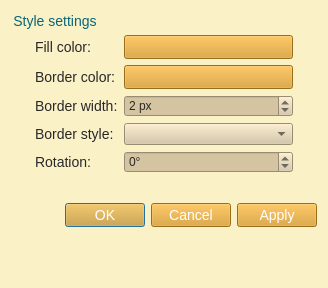
<?xml version="1.0" encoding="UTF-8"?>
<ui version="4.0">
 <class>StyleEditorDialog</class>
 <widget class="QDialog" name="StyleEditorDialog">
  <property name="geometry">
   <rect>
    <x>0</x>
    <y>0</y>
    <width>328</width>
    <height>288</height>
   </rect>
  </property>
  <property name="windowTitle">
   <string>Style editor</string>
  </property>
  <property name="styleSheet">
   <string notr="true">QWidget{
	background-color: #fbf1c7;
}
QMenuBar::item{
	background-color: #fbf1c7;
}
QDockWidget::title{
	background: #d5c4a1;
	padding-left: 5px;
}
QDockWidget, QMenuBar{
    color: #282828;
    font: bold 14px;
}
QTextEdit, QPlainTextEdit, QLineEdit, QSpinBox, QComboBox {
  background-color: #d5c4a1;
  color: #282828;
}
QTextEdit#uiConsoleTextEdit {
  background-color: #fbf1c7;
  color: #282828;
  font: 13px;
}
QTabWidget {
	font: 14px;
	border-top: 2px;
}
QTabBar::tab {
    background: #d5c4a1;
    color: #282828;
    min-width: 8ex;
    padding: 2px;
	border-top-right-radius: 6px;
	border-top-left-radius: 6px;
}
QTabBar::tab:selected {
    background: #458588;
	color: #FFFFFF;
}
QGroupBox {
    color: #076678;
    font: 14px;
    padding: 15px;
    border-style: none;
}
QMainWindow::separator {
	background: #d5c4a1;
	width: 1px;
	height: 1px;
}
QComboBox {
	selection-background-color: #458588;
	selection-color: #FFFFFF;
}

QToolBar{
	background: #d5c4a1;
	border: 0px;
}
QPushButton {
	background-color: #d79921;
    color: #FFFFFF;
	font: 14px;
}
QToolButton {
	background-color: #d79921;
    color: #FFFFFF;
	font: 14px;
}
QTreeWidget, QListWidget {
	background-color: #fbf1c7;
	color: #282828;
    alternate-background-color: #d5c4a1; 
	font: 14px;
}
QTreeWidget#uiTreeWidget {
	background-color: #d5c4a1;
	color: #282828;
	font: bold 16px;
}
QTreeWidget::item:selected, QTreeWidget::item:hover, QMenu::item:selected,QToolButton::hover,QPushButton::hover,QTabBar::tab:hover {
	background-color: #458588;
	color: #FFFFFF;
}
QMenu {
	background-color: #fbf1c7;
    color: #282828;
}
QLabel {
	color: #282828;
	font: 14px;
}
QLabel#uiTitleLabel {
	color: #282828;
	font: bold 16px;
}

QAbstractScrollArea::corner {
    background: #fbf1c7;
}
QScrollBar::handle:horizontal {
    background: #d5c4a1;
    min-width: 20px;
}
QScrollBar::handle:vertical {
    background: #d5c4a1;
    min-width: 20px;
}
QScrollBar:vertical {
    width: 6px;
}
QScrollBar:horizontal {
    height: 6px;
}
QScrollBar::up-arrow:vertical, QScrollBar::down-arrow:vertical, QScrollBar::down-arrow:horizontal, QScrollBar::up-arrow:horizontal { 
	border: 0px;
    height: 0px; 
    width: 0px; 
}
         
QScrollBar::add-page:horizontal, QScrollBar::sub-page:horizontal, QScrollBar::add-page:vertical, QScrollBar::sub-page:vertical {
  background: none
}
QStatusBar {
	background-color: #d5c4a1;
	color: #282828;
}

QRadioButton, QCheckBox {
  color: #282828;
}
QRadioButton::disabled, QCheckBox::disabled {
  color: gray;
}


</string>
  </property>
  <property name="modal">
   <bool>true</bool>
  </property>
  <layout class="QVBoxLayout" name="verticalLayout">
   <item>
    <widget class="QGroupBox" name="uiStyleSettingsGroupBox">
     <property name="title">
      <string>Style settings</string>
     </property>
     <layout class="QGridLayout" name="gridLayout">
      <item row="0" column="0">
       <widget class="QLabel" name="uiColorLabel">
        <property name="text">
         <string>Fill color:</string>
        </property>
       </widget>
      </item>
      <item row="0" column="1">
       <widget class="QPushButton" name="uiColorPushButton">
        <property name="text">
         <string/>
        </property>
       </widget>
      </item>
      <item row="1" column="0">
       <widget class="QLabel" name="uiBorderColorLabel">
        <property name="text">
         <string>Border color:</string>
        </property>
       </widget>
      </item>
      <item row="1" column="1">
       <widget class="QPushButton" name="uiBorderColorPushButton">
        <property name="text">
         <string/>
        </property>
       </widget>
      </item>
      <item row="2" column="0">
       <widget class="QLabel" name="uiBorderWidthLabel">
        <property name="text">
         <string>Border width:</string>
        </property>
       </widget>
      </item>
      <item row="2" column="1">
       <widget class="QSpinBox" name="uiBorderWidthSpinBox">
        <property name="suffix">
         <string> px</string>
        </property>
        <property name="minimum">
         <number>1</number>
        </property>
        <property name="maximum">
         <number>100</number>
        </property>
        <property name="value">
         <number>2</number>
        </property>
       </widget>
      </item>
      <item row="3" column="0">
       <widget class="QLabel" name="uiBorderStyleLabel">
        <property name="text">
         <string>Border style:</string>
        </property>
       </widget>
      </item>
      <item row="3" column="1">
       <widget class="QComboBox" name="uiBorderStyleComboBox"/>
      </item>
      <item row="4" column="0">
       <widget class="QLabel" name="uiRotationLabel">
        <property name="text">
         <string>Rotation:</string>
        </property>
       </widget>
      </item>
      <item row="4" column="1">
       <widget class="QSpinBox" name="uiRotationSpinBox">
        <property name="sizePolicy">
         <sizepolicy hsizetype="Expanding" vsizetype="Fixed">
          <horstretch>0</horstretch>
          <verstretch>0</verstretch>
         </sizepolicy>
        </property>
        <property name="toolTip">
         <string>Rotation can be ajusted on the scene for a selected item while
editing (notes only) with ALT and '+' (or P) / ALT and '-' (or M)</string>
        </property>
        <property name="suffix">
         <string>°</string>
        </property>
        <property name="minimum">
         <number>-360</number>
        </property>
        <property name="maximum">
         <number>360</number>
        </property>
       </widget>
      </item>
     </layout>
    </widget>
   </item>
   <item>
    <widget class="QDialogButtonBox" name="uiButtonBox">
     <property name="orientation">
      <enum>Qt::Horizontal</enum>
     </property>
     <property name="standardButtons">
      <set>QDialogButtonBox::Apply|QDialogButtonBox::Cancel|QDialogButtonBox::Ok</set>
     </property>
    </widget>
   </item>
   <item>
    <spacer name="verticalSpacer">
     <property name="orientation">
      <enum>Qt::Vertical</enum>
     </property>
     <property name="sizeHint" stdset="0">
      <size>
       <width>20</width>
       <height>40</height>
      </size>
     </property>
    </spacer>
   </item>
  </layout>
 </widget>
 <resources>
  <include location="../../resources/resources.qrc"/>
 </resources>
 <connections>
  <connection>
   <sender>uiButtonBox</sender>
   <signal>accepted()</signal>
   <receiver>StyleEditorDialog</receiver>
   <slot>accept()</slot>
   <hints>
    <hint type="sourcelabel">
     <x>248</x>
     <y>254</y>
    </hint>
    <hint type="destinationlabel">
     <x>157</x>
     <y>274</y>
    </hint>
   </hints>
  </connection>
  <connection>
   <sender>uiButtonBox</sender>
   <signal>rejected()</signal>
   <receiver>StyleEditorDialog</receiver>
   <slot>reject()</slot>
   <hints>
    <hint type="sourcelabel">
     <x>316</x>
     <y>260</y>
    </hint>
    <hint type="destinationlabel">
     <x>286</x>
     <y>274</y>
    </hint>
   </hints>
  </connection>
 </connections>
</ui>
